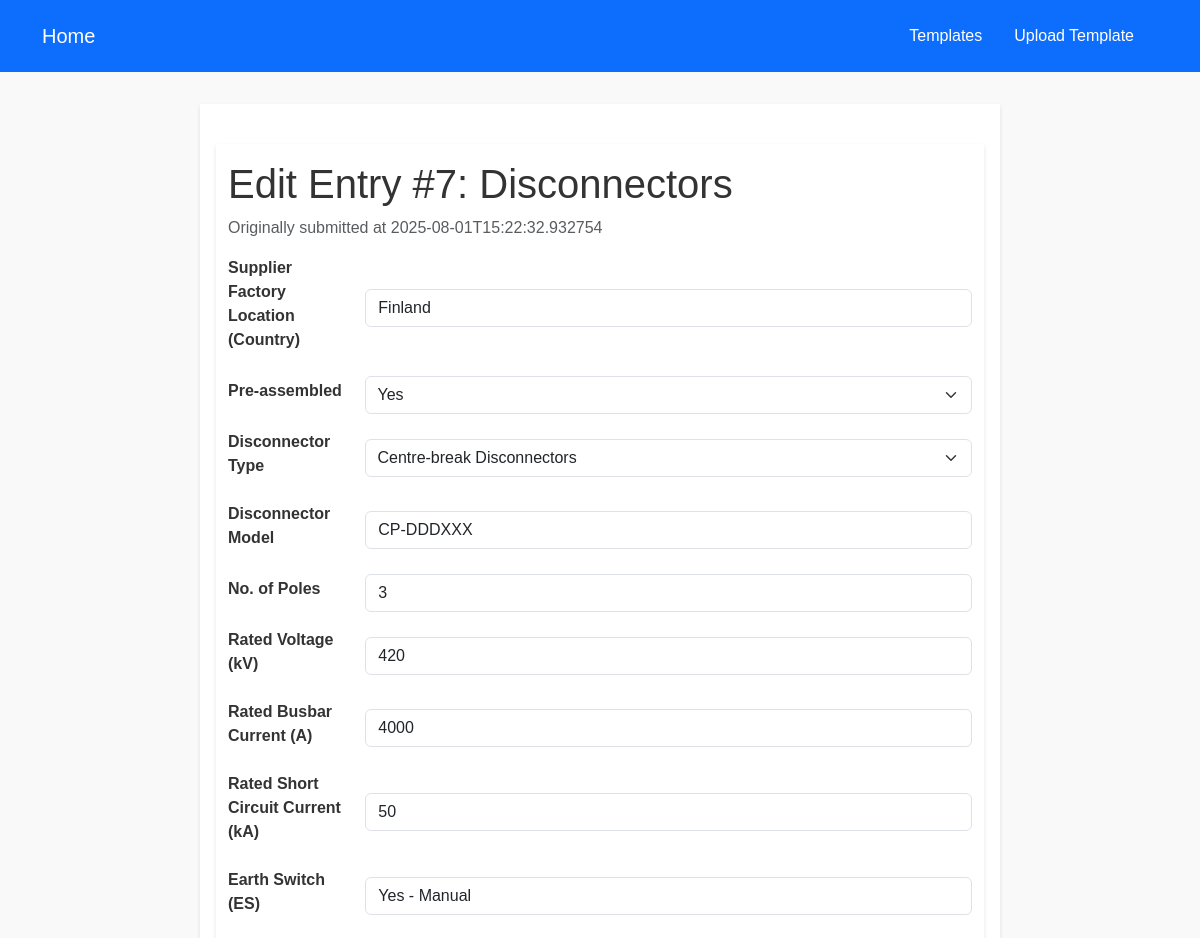
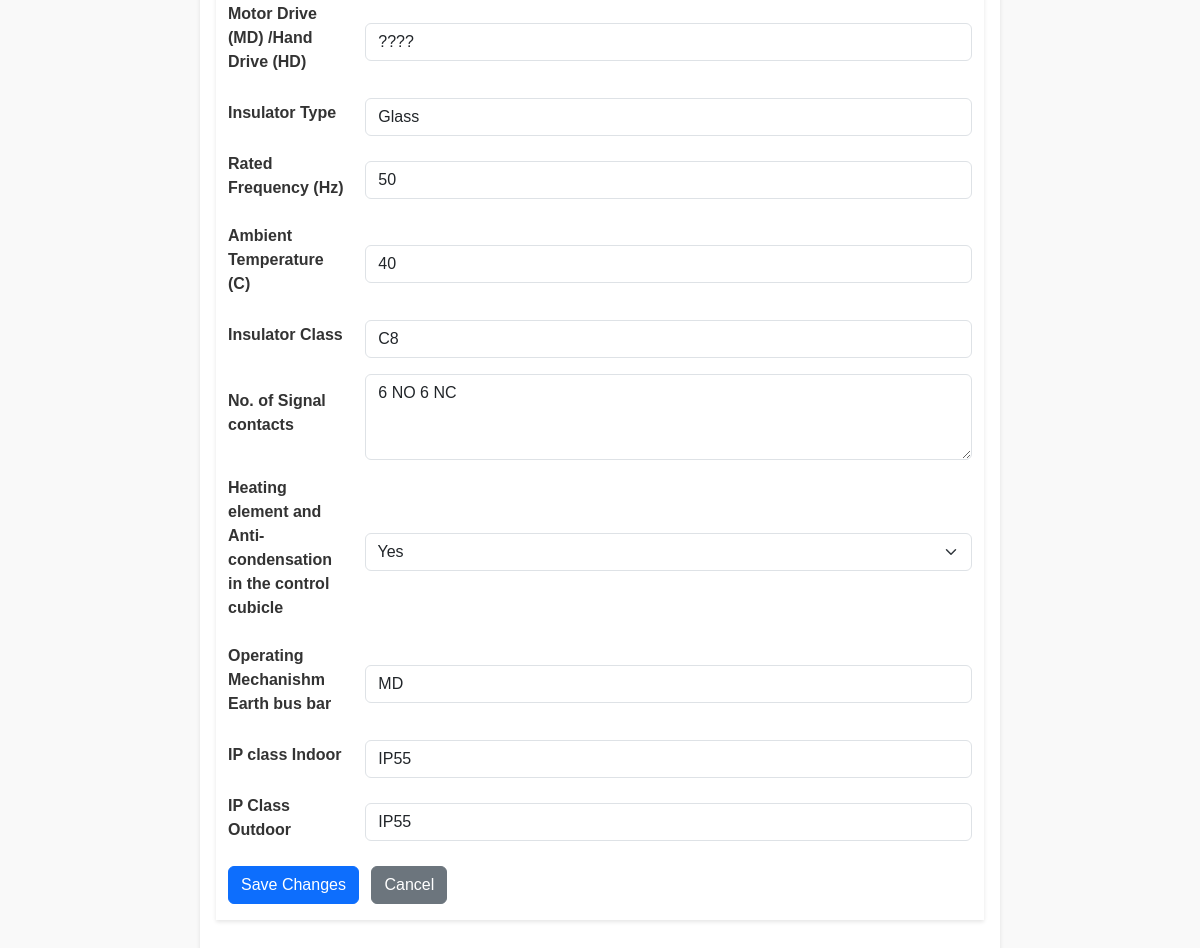
Screenshot of /edit-data/7 with the database file from the repository (2 pictures, top to bottom).
### tables this page shows
CREATE TABLE completed_forms (
    id INTEGER PRIMARY KEY AUTOINCREMENT,
    template_name TEXT NOT NULL,
    timestamp TEXT NOT NULL,
    form_json TEXT NOT NULL
);

### app.py (the view, shortened to what this page needs)
@app.route("/edit-data/<int:form_id>", methods=["GET", "POST"])
def edit_data(form_id):
    row = get_form_by_id(form_id)
    if not row:
        flash("Form entry not found.", "danger")
        return redirect(url_for("index"))
    _, template_name, timestamp, form_json = row
    data = json.loads(form_json)
    tmpl = TEMPLATES.get(template_name, {})
    fields = tmpl.get("fields", [])
    return render_template(
        "edit_data.html",
        form_id=form_id,
        template_name=template_name,
        timestamp=timestamp,
        fields=fields,
        data=data
    )

### app.py (called while the page is built)
def get_form_by_id(form_id):
    conn = sqlite3.connect(DB_PATH)
    c = conn.cursor()
    c.execute(
        "SELECT id, template_name, timestamp, form_json FROM completed_forms WHERE id = ?",
        (form_id,)
    )
    row = c.fetchone()
    conn.close()
    return row

### templates/edit_data.html (shortened to what this page needs)
{% extends 'base.html' %}
{% block content %}
<main class="container my-4">
  <h1>Edit Entry #{{ form_id }}: {{ template_name }}</h1>
  <p class="text-muted">Originally submitted at {{ timestamp }}</p>
  <form method="post">
    {% for field in fields %}
      <div class="mb-3 d-flex align-items-center">
        <label for="{{ field.label|replace(' ', '_') }}" class="form-label me-3" style="width:150px;">
          {{ field.label }}
        </label>
        {% if field.type == 'dropdown' %}
          <select
            id="{{ field.label|replace(' ', '_') }}"
            name="{{ field.label }}"
            class="form-select flex-fill"
          >
            {% for opt in field.options %}
              <option value="{{ opt }}" {% if data[field.label] == opt %}selected{% endif %}>
                {{ opt }}
              </option>
            {% endfor %}
          </select>
        {% elif field.type == 'number' %}
          <input
            type="number"
            id="{{ field.label|replace(' ', '_') }}"
            name="{{ field.label }}"
            class="form-control flex-fill"
            value="{{ data[field.label] }}"
          >
        {% elif field.type == 'textarea' %}
          <textarea
            id="{{ field.label|replace(' ', '_') }}"
            name="{{ field.label }}"
            class="form-control flex-fill"
            rows="3"
          >{{ data[field.label] }}</textarea>
        {% else %}
          <input
            type="text"
            id="{{ field.label|replace(' ', '_') }}"
            name="{{ field.label }}"
            class="form-control flex-fill"
            value="{{ data[field.label] }}"
          >
        {% endif %}
      </div>
    {% endfor %}
    <button type="submit" class="btn btn-primary">Save Changes</button>
    <a href="{{ url_for('view_form', form_id=form_id) }}" class="btn btn-secondary ms-2">Cancel</a>
  </form>
</main>
{% endblock %}

### static/css/style.css (style rules this page uses)
body { font-family: Arial, sans-serif; margin: 0; padding: 0; background-color: #f9f9f9; color: #333; }
main { max-width: 800px; margin: 2rem auto; padding: 1rem; background: white; box-shadow: 0 2px 4px rgba(0,0,0,0.1); }
form div { margin-bottom: 1rem; display: flex; align-items: center; }
form label { width: 150px; margin-right: 0.5rem; font-weight: bold; }
form input { flex: 1; padding: 0.5rem; border: 1px solid #ccc; border-radius: 4px; }
form button { padding: 0.5rem 1rem; background-color: #28a745; color: white; border: none; border-radius: 4px; cursor: pointer; }

### rows the page displays
completed_forms: template_name "Disconnectors", timestamp "2025-08-01T15:22:32.932754"

### other values shown
{{ field.label }} "Supplier Factory Location (Country)" "Pre-assembled" "Disconnector Type" "Disconnector Model" "No. of Poles" "Rated Voltage (kV)" "Rated Busbar Current (A)" "Rated Short Circuit Current (kA)" "Earth Switch (ES)" "Motor Drive (MD) /Hand Drive (HD)" "Insulator Type" "Rated Frequency (Hz)" "Ambient Temperature (C)" "Insulator Class" "No. of Signal contacts" "Heating element and Anti-condensation in the control cubicle" "Operating Mechanishm Earth bus bar" "IP class Indoor" "IP Class Outdoor"
form field value "Yes"
form field value "Centre-break Disconnectors"
